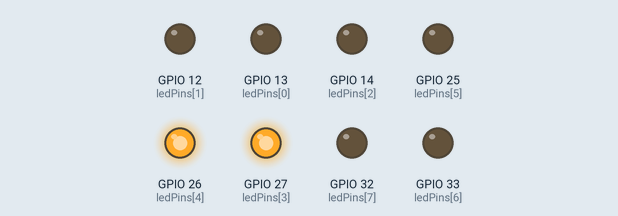
A sketch run on a simulated ESP32. Shown: output pins drawn as LEDs (lit = HIGH).

Above: at 0.1 s.
At 19.6 s:
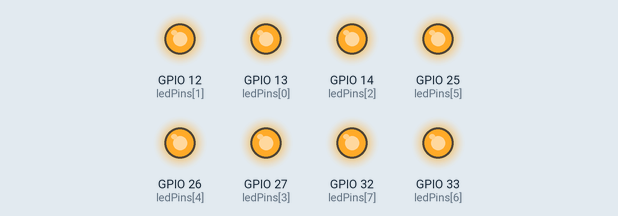
At 21.1 s:
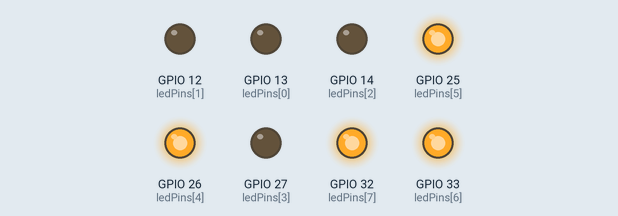
At 22.1 s:
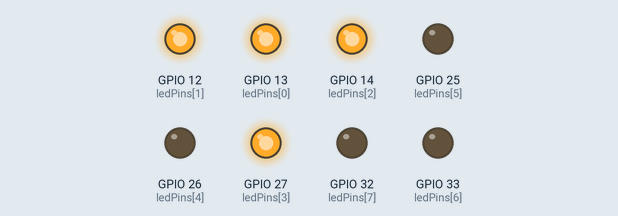
At 24.1 s:
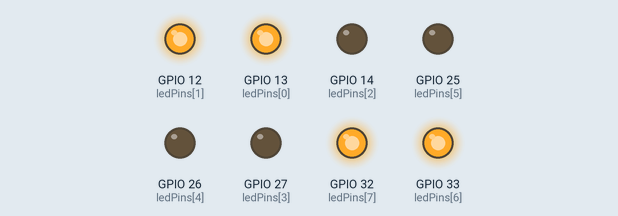
At 27.1 s:
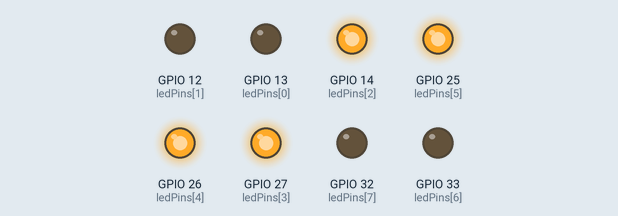
Timing chart, 0 to 40.0 s (numbered marks = the images above):
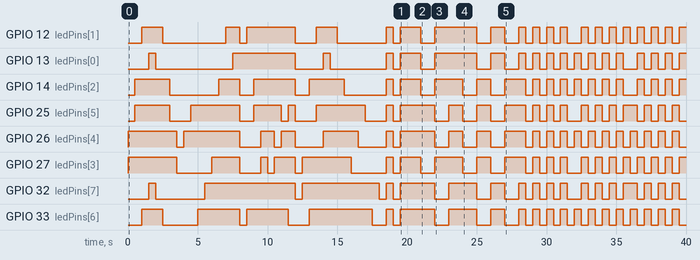

Measured:
- by itself, GPIO 12 (ledPins[1]): LOW → HIGH at 1.0 s, → LOW 1.5 s later, → HIGH 4.5 s later, → LOW 1.0 s later, … (39 changes in this stretch)
- by itself, GPIO 13 (ledPins[0]): LOW → HIGH at 1.5 s, → LOW 0.50 s later, → HIGH 5.5 s later, → LOW 4.5 s later, … (37 changes in this stretch)
- by itself, GPIO 14 (ledPins[2]): LOW → HIGH at 0.50 s, → LOW 2.5 s later, → HIGH 3.5 s later, → LOW 1.5 s later, … (39 changes in this stretch)
- by itself, GPIO 25 (ledPins[5]): LOW → HIGH at 0.50 s, → LOW 2.5 s later, → HIGH 1.5 s later, → LOW 3.5 s later, … (40 changes in this stretch)
- by itself, GPIO 26 (ledPins[4]): LOW → HIGH at 0.00 s, → LOW 3.5 s later, → HIGH 0.50 s later, → LOW 4.0 s later, … (42 changes in this stretch)
- by itself, GPIO 27 (ledPins[3]): LOW → HIGH at 0.00 s, → LOW 3.5 s later, → HIGH 2.5 s later, → LOW 2.0 s later, … (41 changes in this stretch)
- by itself, GPIO 32 (ledPins[7]): LOW → HIGH at 1.5 s, → LOW 0.50 s later, → HIGH 3.5 s later, → LOW 6.5 s later, … (36 changes in this stretch)
- by itself, GPIO 33 (ledPins[6]): LOW → HIGH at 1.0 s, → LOW 1.5 s later, → HIGH 2.5 s later, → LOW 3.0 s later, … (40 changes in this stretch)

The sketch:

patronesLuces.ino
```cpp
const int ledPins[] = {13, 12, 14, 27, 26, 25, 33, 32};
const int numLeds = sizeof(ledPins) / sizeof(ledPins[0]);
const int numPatterns = 200;

const int patterns[][numLeds] = {
  {0b00011000, 0b00111100, 0b01111110, 0b11111111, 0b01111110, 0b00111100, 0b00011000, 0b00000000},
  {0b00010000, 0b00110000, 0b01110000, 0b11110000, 0b11111000, 0b11111100, 0b11111110, 0b11111111},
  {0b10000001, 0b11000011, 0b11100111, 0b11111111, 0b11110111, 0b11101111, 0b11011111, 0b10111111},
  {0b00000000, 0b10001000, 0b11001100, 0b11101110, 0b11111111, 0b11111110, 0b11111100,  0b11111000},
  {0b11110000, 0b11100000, 0b11000000, 0b10000000, 0b00000000, 0b11111111, 0b00000000, 0b11111111},

  {0b11111111, 0b11111111, 0b11110000, 0b11110000, 0b00001111, 0b00001111, 0b11111111, 0b11111111},
  {0b11000011, 0b11000011, 0b00111100, 0b00111100, 0b11000011, 0b11000011, 0b00111100, 0b00111100},
  {0b11111111, 0b00000000, 0b11111111, 0b00000000, 0b11111111, 0b00000000, 0b11111111, 0b00000000},
  {0b01010101, 0b10101010, 0b01010101, 0b10101010, 0b01010101, 0b10101010, 0b01010101, 0b10101010},
  {0b11110000, 0b00001111, 0b11110000, 0b00001111, 0b11110000, 0b00001111, 0b11110000, 0b00001111},
  // ... y muchos más ...
};

void setup() {
  for (int i = 0; i < numLeds; i++) {
    pinMode(ledPins[i], OUTPUT);
  }
}

void loop() {
  for (int i = 0; i < numPatterns; i++) {
    for (int j = 0; j < numLeds; j++) {
      displayPattern(patterns[i % numPatterns][j]);
      delay(500); // Tiempo fijo entre patrones (ajusta según tu preferencia)
    }
  }
}

void displayPattern(int pattern) {
  for (int i = 0; i < numLeds; i++) {
    digitalWrite(ledPins[i], (pattern & (1 << i)) ? HIGH : LOW);
  }
}
```
